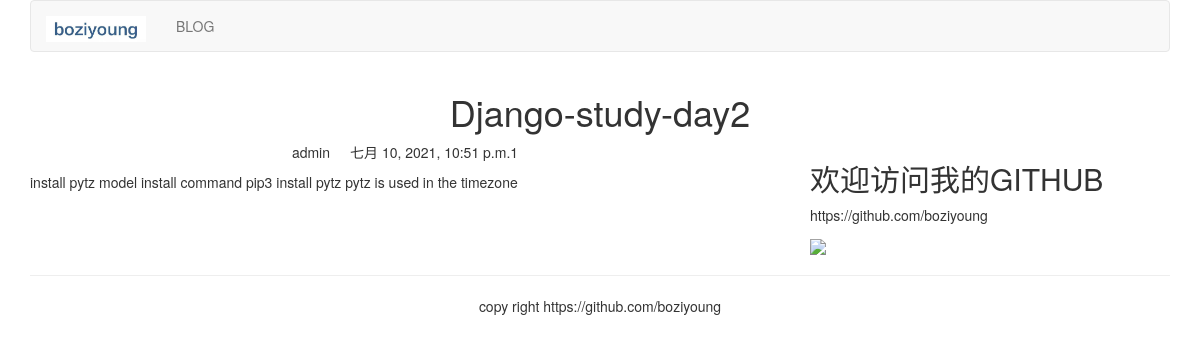
Page /blog/2 on the committed database.
### blog/models.py (models this page shows, shortened)
class BlogArticles(models.Model):
    title = models.CharField(max_length=300)
    author = models.ForeignKey(User, related_name="blog_posts", on_delete=models.PROTECT)
    body = models.TextField()
    publish = models.DateTimeField(default=timezone.now)
    class Meta:
        ordering = ("-publish",)

### blog/views.py (the view)
# urls.py: path("<article_id>", views.blog_article, name="blog_article")
def blog_article(request, article_id):
    article = get_object_or_404(BlogArticles, id=article_id)
    pub = article.publish
    return render(request, 'blog/content.html', {"article": article, "publish": pub})

### templates/blog/content.html (shortened to what this page needs)
{% extends "base.html" %}
{% block content %}
<div class="row text-center vertical-middle-sm">
	<h1>{{ article.title }}</h1>
</div>
<div class="row">
	<div class="col-xs-12 col-md-8">
		<p class="text-center"><span>{{ article.author.username }}</span><span style="margin-left: 20px">{{ publish }}1</span></p>
		<div>{{ article.body }}</div>
	</div>
	<div class="col-xs-6 col-md-4">
    <h2>欢迎访问我的GITHUB</h2>
    <p>https://github.com/boziyoung</p>
		<img width="200px" src="https://avatar.csdn.net/9/E/A/1_chengqiuming.jpg?1544877778">
	</div>
</div>
{% endblock %}

### rows in the picture
BlogArticles: title "Django-study-day2", author.username "admin", publish "七月 10, 2021, 10:51 p.m.", body "install pytz model install command pip3 install pytz pytz is used in the timezone"
